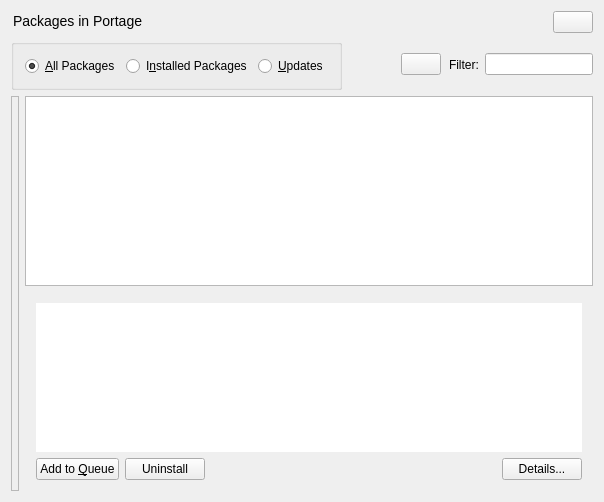
<?xml version="1.0" encoding="UTF-8"?>
<ui version="4.0">
 <class>PortageBase</class>
 <widget class="QWidget" name="PortageBase">
  <property name="geometry">
   <rect>
    <x>0</x>
    <y>0</y>
    <width>604</width>
    <height>502</height>
   </rect>
  </property>
  <property name="focusPolicy">
   <enum>Qt::StrongFocus</enum>
  </property>
  <property name="windowTitle">
   <string>Form2</string>
  </property>
  <layout class="QVBoxLayout" name="verticalLayout_3">
   <item>
    <layout class="QHBoxLayout" name="horizontalLayout_2">
     <item>
      <widget class="QLabel" name="textLabel1">
       <property name="sizePolicy">
        <sizepolicy hsizetype="Minimum" vsizetype="Minimum">
         <horstretch>0</horstretch>
         <verstretch>0</verstretch>
        </sizepolicy>
       </property>
       <property name="minimumSize">
        <size>
         <width>200</width>
         <height>20</height>
        </size>
       </property>
       <property name="lineWidth">
        <number>0</number>
       </property>
       <property name="text">
        <string>&lt;font size=&quot;+1&quot;&gt;Packages in Portage&lt;/font&gt;</string>
       </property>
       <property name="alignment">
        <set>Qt::AlignLeading|Qt::AlignLeft|Qt::AlignTop</set>
       </property>
       <property name="wordWrap">
        <bool>false</bool>
       </property>
       <property name="margin">
        <number>2</number>
       </property>
       <property name="indent">
        <number>2</number>
       </property>
      </widget>
     </item>
     <item>
      <spacer name="spacer13">
       <property name="orientation">
        <enum>Qt::Horizontal</enum>
       </property>
       <property name="sizeType">
        <enum>QSizePolicy::Expanding</enum>
       </property>
       <property name="sizeHint" stdset="0">
        <size>
         <width>20</width>
         <height>21</height>
        </size>
       </property>
      </spacer>
     </item>
     <item>
      <widget class="KPushButton" name="pbWhatsThis">
       <property name="sizePolicy">
        <sizepolicy hsizetype="Fixed" vsizetype="Fixed">
         <horstretch>0</horstretch>
         <verstretch>0</verstretch>
        </sizepolicy>
       </property>
       <property name="toolTip">
        <string>What's This</string>
       </property>
       <property name="text">
        <string/>
       </property>
      </widget>
     </item>
    </layout>
   </item>
   <item>
    <layout class="QHBoxLayout" name="horizontalLayout_3">
     <item>
      <widget class="KButtonGroup" name="filterGroup">
       <property name="sizePolicy">
        <sizepolicy hsizetype="Minimum" vsizetype="Minimum">
         <horstretch>0</horstretch>
         <verstretch>0</verstretch>
        </sizepolicy>
       </property>
       <property name="title">
        <string/>
       </property>
       <layout class="QHBoxLayout" name="horizontalLayout_6">
        <item>
         <widget class="QRadioButton" name="radioAll">
          <property name="text">
           <string>&amp;All Packages</string>
          </property>
          <property name="shortcut">
           <string>Alt+A</string>
          </property>
          <property name="checked">
           <bool>true</bool>
          </property>
          <property name="buttonGroupId" stdset="0">
           <number>1</number>
          </property>
         </widget>
        </item>
        <item>
         <widget class="QRadioButton" name="radioInstalled">
          <property name="text">
           <string>I&amp;nstalled Packages</string>
          </property>
          <property name="shortcut">
           <string>Alt+N</string>
          </property>
          <property name="buttonGroupId" stdset="0">
           <number>2</number>
          </property>
         </widget>
        </item>
        <item>
         <widget class="QRadioButton" name="radioUpdates">
          <property name="text">
           <string>&amp;Updates</string>
          </property>
          <property name="shortcut">
           <string>Alt+U</string>
          </property>
          <property name="buttonGroupId" stdset="0">
           <number>4</number>
          </property>
         </widget>
        </item>
       </layout>
      </widget>
     </item>
     <item>
      <spacer name="spacer2">
       <property name="orientation">
        <enum>Qt::Horizontal</enum>
       </property>
       <property name="sizeType">
        <enum>QSizePolicy::Expanding</enum>
       </property>
       <property name="sizeHint" stdset="0">
        <size>
         <width>35</width>
         <height>21</height>
        </size>
       </property>
      </spacer>
     </item>
     <item>
      <widget class="KPushButton" name="pbClearFilter">
       <property name="sizePolicy">
        <sizepolicy hsizetype="Fixed" vsizetype="Fixed">
         <horstretch>0</horstretch>
         <verstretch>0</verstretch>
        </sizepolicy>
       </property>
       <property name="toolTip">
        <string>Clear filter</string>
       </property>
       <property name="text">
        <string/>
       </property>
      </widget>
     </item>
     <item>
      <widget class="QLabel" name="textLabel1_2">
       <property name="sizePolicy">
        <sizepolicy hsizetype="Minimum" vsizetype="Minimum">
         <horstretch>0</horstretch>
         <verstretch>0</verstretch>
        </sizepolicy>
       </property>
       <property name="lineWidth">
        <number>0</number>
       </property>
       <property name="text">
        <string>Filter:</string>
       </property>
       <property name="alignment">
        <set>Qt::AlignLeading|Qt::AlignLeft|Qt::AlignVCenter</set>
       </property>
       <property name="wordWrap">
        <bool>false</bool>
       </property>
       <property name="margin">
        <number>0</number>
       </property>
       <property name="indent">
        <number>2</number>
       </property>
      </widget>
     </item>
     <item>
      <widget class="QLineEdit" name="searchFilter">
       <property name="toolTip">
        <string>Filter packages here...</string>
       </property>
      </widget>
     </item>
    </layout>
   </item>
   <item>
    <layout class="QHBoxLayout" name="horizontalLayout_5">
     <item>
      <widget class="QFrame" name="frame3">
       <property name="enabled">
        <bool>true</bool>
       </property>
       <property name="sizePolicy">
        <sizepolicy hsizetype="Maximum" vsizetype="MinimumExpanding">
         <horstretch>0</horstretch>
         <verstretch>0</verstretch>
        </sizepolicy>
       </property>
       <property name="minimumSize">
        <size>
         <width>0</width>
         <height>0</height>
        </size>
       </property>
       <property name="frameShape">
        <enum>QFrame::StyledPanel</enum>
       </property>
       <property name="frameShadow">
        <enum>QFrame::Sunken</enum>
       </property>
       <property name="lineWidth">
        <number>0</number>
       </property>
       <property name="midLineWidth">
        <number>0</number>
       </property>
       <layout class="QHBoxLayout" name="horizontalLayout">
        <property name="sizeConstraint">
         <enum>QLayout::SetMinimumSize</enum>
        </property>
        <property name="margin">
         <number>0</number>
        </property>
        <item>
         <widget class="CategoriesListView" name="categoriesView" native="true">
          <property name="sizePolicy">
           <sizepolicy hsizetype="Maximum" vsizetype="MinimumExpanding">
            <horstretch>0</horstretch>
            <verstretch>0</verstretch>
           </sizepolicy>
          </property>
          <property name="minimumSize">
           <size>
            <width>0</width>
            <height>0</height>
           </size>
          </property>
         </widget>
        </item>
        <item>
         <widget class="SubCategoriesListView" name="subcategoriesView" native="true">
          <property name="sizePolicy">
           <sizepolicy hsizetype="Maximum" vsizetype="MinimumExpanding">
            <horstretch>0</horstretch>
            <verstretch>0</verstretch>
           </sizepolicy>
          </property>
          <property name="minimumSize">
           <size>
            <width>0</width>
            <height>0</height>
           </size>
          </property>
         </widget>
        </item>
       </layout>
      </widget>
     </item>
     <item>
      <layout class="QVBoxLayout" name="verticalLayout_2">
       <property name="sizeConstraint">
        <enum>QLayout::SetMaximumSize</enum>
       </property>
       <item>
        <widget class="PortageListView" name="packagesView">
         <property name="sizePolicy">
          <sizepolicy hsizetype="MinimumExpanding" vsizetype="Expanding">
           <horstretch>0</horstretch>
           <verstretch>0</verstretch>
          </sizepolicy>
         </property>
         <property name="alternatingRowColors">
          <bool>true</bool>
         </property>
         <property name="selectionMode">
          <enum>QAbstractItemView::MultiSelection</enum>
         </property>
         <property name="verticalScrollMode">
          <enum>QAbstractItemView::ScrollPerPixel</enum>
         </property>
         <property name="uniformRowHeights">
          <bool>true</bool>
         </property>
         <property name="allColumnsShowFocus">
          <bool>true</bool>
         </property>
        </widget>
       </item>
       <item>
        <widget class="QFrame" name="portageFrame">
         <property name="sizePolicy">
          <sizepolicy hsizetype="Preferred" vsizetype="Maximum">
           <horstretch>0</horstretch>
           <verstretch>0</verstretch>
          </sizepolicy>
         </property>
         <property name="minimumSize">
          <size>
           <width>400</width>
           <height>150</height>
          </size>
         </property>
         <property name="maximumSize">
          <size>
           <width>32767</width>
           <height>200</height>
          </size>
         </property>
         <property name="frameShape">
          <enum>QFrame::NoFrame</enum>
         </property>
         <property name="frameShadow">
          <enum>QFrame::Plain</enum>
         </property>
         <layout class="QVBoxLayout" name="verticalLayout">
          <item>
           <widget class="KTextBrowser" name="summaryBrowser">
            <property name="sizePolicy">
             <sizepolicy hsizetype="MinimumExpanding" vsizetype="MinimumExpanding">
              <horstretch>0</horstretch>
              <verstretch>0</verstretch>
             </sizepolicy>
            </property>
            <property name="frameShape">
             <enum>QFrame::NoFrame</enum>
            </property>
           </widget>
          </item>
          <item>
           <layout class="QHBoxLayout" name="horizontalLayout_4">
            <property name="sizeConstraint">
             <enum>QLayout::SetMaximumSize</enum>
            </property>
            <item>
             <widget class="KPushButton" name="pbQueue">
              <property name="sizePolicy">
               <sizepolicy hsizetype="Minimum" vsizetype="Fixed">
                <horstretch>0</horstretch>
                <verstretch>0</verstretch>
               </sizepolicy>
              </property>
              <property name="toolTip">
               <string>Add/Remove selected packages to the Installation Queue</string>
              </property>
              <property name="text">
               <string>Add to &amp;Queue</string>
              </property>
              <property name="shortcut">
               <string>Alt+Q</string>
              </property>
             </widget>
            </item>
            <item>
             <widget class="KPushButton" name="pbUninstall">
              <property name="sizePolicy">
               <sizepolicy hsizetype="Minimum" vsizetype="Fixed">
                <horstretch>0</horstretch>
                <verstretch>0</verstretch>
               </sizepolicy>
              </property>
              <property name="toolTip">
               <string>Uninstall selected packages...</string>
              </property>
              <property name="text">
               <string>Uninstall</string>
              </property>
              <property name="shortcut">
               <string/>
              </property>
             </widget>
            </item>
            <item>
             <spacer name="spacer9">
              <property name="orientation">
               <enum>Qt::Horizontal</enum>
              </property>
              <property name="sizeType">
               <enum>QSizePolicy::Expanding</enum>
              </property>
              <property name="sizeHint" stdset="0">
               <size>
                <width>20</width>
                <height>13</height>
               </size>
              </property>
             </spacer>
            </item>
            <item>
             <widget class="KPushButton" name="pbAdvanced">
              <property name="sizePolicy">
               <sizepolicy hsizetype="Minimum" vsizetype="Fixed">
                <horstretch>0</horstretch>
                <verstretch>0</verstretch>
               </sizepolicy>
              </property>
              <property name="toolTip">
               <string>Show package details...</string>
              </property>
              <property name="text">
               <string>Details...</string>
              </property>
              <property name="shortcut">
               <string>Return</string>
              </property>
             </widget>
            </item>
           </layout>
          </item>
         </layout>
        </widget>
       </item>
      </layout>
     </item>
    </layout>
   </item>
  </layout>
 </widget>
 <layoutdefault spacing="6" margin="11"/>
 <customwidgets>
  <customwidget>
   <class>KButtonGroup</class>
   <extends>QGroupBox</extends>
   <header>kbuttongroup.h</header>
   <container>1</container>
  </customwidget>
  <customwidget>
   <class>KPushButton</class>
   <extends>QPushButton</extends>
   <header>kpushbutton.h</header>
  </customwidget>
  <customwidget>
   <class>KTextBrowser</class>
   <extends>QTextBrowser</extends>
   <header>ktextbrowser.h</header>
  </customwidget>
  <customwidget>
   <class>CategoriesListView</class>
   <extends>QWidget</extends>
   <header>categorieslistview.h</header>
   <container>1</container>
  </customwidget>
  <customwidget>
   <class>SubCategoriesListView</class>
   <extends>QWidget</extends>
   <header>categorieslistview.h</header>
   <container>1</container>
  </customwidget>
  <customwidget>
   <class>PortageListView</class>
   <extends>QTreeView</extends>
   <header>portagelistview.h</header>
  </customwidget>
 </customwidgets>
 <includes>
  <include location="local">kpushbutton.h</include>
  <include location="local">kpushbutton.h</include>
  <include location="local">categorieslistview.h</include>
  <include location="local">categorieslistview.h</include>
  <include location="local">portagelistview.h</include>
  <include location="local">ktextbrowser.h</include>
  <include location="local">kpushbutton.h</include>
  <include location="local">kpushbutton.h</include>
  <include location="local">kpushbutton.h</include>
 </includes>
 <resources/>
 <connections/>
</ui>
